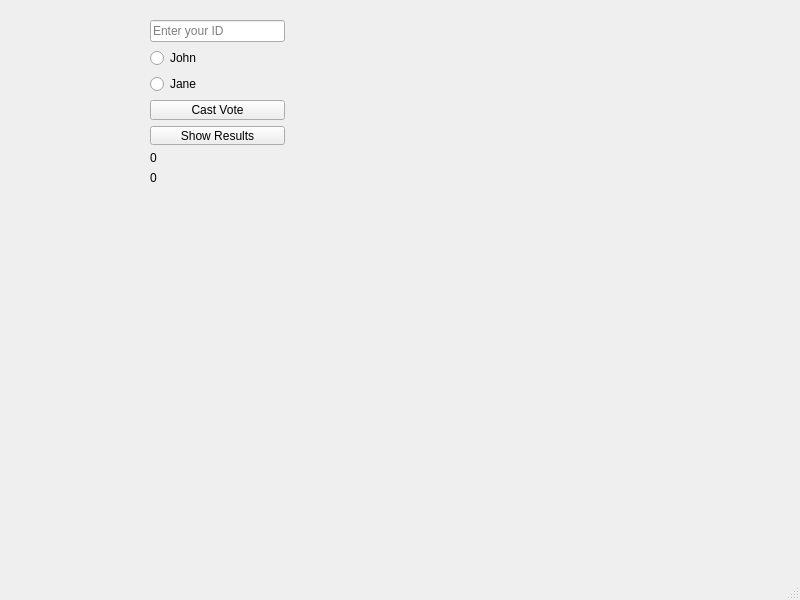
<?xml version="1.0" encoding="UTF-8"?>
<ui version="4.0">
 <class>MainWindow</class>
 <widget class="QMainWindow" name="MainWindow">
  <property name="geometry">
   <rect>
    <x>0</x>
    <y>0</y>
    <width>800</width>
    <height>600</height>
   </rect>
  </property>
  <property name="windowTitle">
   <string>MainWindow</string>
  </property>
  <widget class="QWidget" name="centralwidget">
   <widget class="QWidget" name="">
    <property name="geometry">
     <rect>
      <x>150</x>
      <y>20</y>
      <width>135</width>
      <height>185</height>
     </rect>
    </property>
    <layout class="QVBoxLayout" name="verticalLayout">
     <item>
      <widget class="QLineEdit" name="txtVoterID">
       <property name="placeholderText">
        <string>Enter your ID</string>
       </property>
      </widget>
     </item>
     <item>
      <layout class="QGridLayout" name="gridLayout">
       <item row="0" column="0">
        <widget class="QRadioButton" name="radioJohn">
         <property name="text">
          <string>John</string>
         </property>
        </widget>
       </item>
       <item row="1" column="0">
        <widget class="QRadioButton" name="radioJane">
         <property name="text">
          <string>Jane</string>
         </property>
        </widget>
       </item>
       <item row="2" column="0">
        <widget class="QPushButton" name="btnVote">
         <property name="text">
          <string>Cast Vote</string>
         </property>
        </widget>
       </item>
       <item row="3" column="0">
        <widget class="QPushButton" name="btnResults">
         <property name="text">
          <string>Show Results</string>
         </property>
        </widget>
       </item>
       <item row="4" column="0">
        <widget class="QLabel" name="lblJohnCount">
         <property name="text">
          <string>0</string>
         </property>
         <property name="wordWrap">
          <bool>true</bool>
         </property>
        </widget>
       </item>
       <item row="5" column="0">
        <widget class="QLabel" name="lblJaneCount">
         <property name="text">
          <string>0</string>
         </property>
         <property name="wordWrap">
          <bool>true</bool>
         </property>
        </widget>
       </item>
      </layout>
     </item>
     <item>
      <widget class="QLabel" name="lblError">
       <property name="palette">
        <palette>
         <active>
          <colorrole role="WindowText">
           <brush brushstyle="SolidPattern">
            <color alpha="255">
             <red>255</red>
             <green>0</green>
             <blue>0</blue>
            </color>
           </brush>
          </colorrole>
          <colorrole role="Text">
           <brush brushstyle="SolidPattern">
            <color alpha="255">
             <red>255</red>
             <green>0</green>
             <blue>0</blue>
            </color>
           </brush>
          </colorrole>
         </active>
         <inactive>
          <colorrole role="WindowText">
           <brush brushstyle="SolidPattern">
            <color alpha="255">
             <red>255</red>
             <green>0</green>
             <blue>0</blue>
            </color>
           </brush>
          </colorrole>
          <colorrole role="Text">
           <brush brushstyle="SolidPattern">
            <color alpha="255">
             <red>255</red>
             <green>0</green>
             <blue>0</blue>
            </color>
           </brush>
          </colorrole>
         </inactive>
         <disabled>
          <colorrole role="WindowText">
           <brush brushstyle="SolidPattern">
            <color alpha="255">
             <red>120</red>
             <green>120</green>
             <blue>120</blue>
            </color>
           </brush>
          </colorrole>
          <colorrole role="Text">
           <brush brushstyle="SolidPattern">
            <color alpha="255">
             <red>120</red>
             <green>120</green>
             <blue>120</blue>
            </color>
           </brush>
          </colorrole>
         </disabled>
        </palette>
       </property>
       <property name="text">
        <string/>
       </property>
      </widget>
     </item>
    </layout>
   </widget>
  </widget>
  <widget class="QMenuBar" name="menubar">
   <property name="geometry">
    <rect>
     <x>0</x>
     <y>0</y>
     <width>800</width>
     <height>21</height>
    </rect>
   </property>
  </widget>
  <widget class="QStatusBar" name="statusbar"/>
 </widget>
 <resources/>
 <connections/>
</ui>
